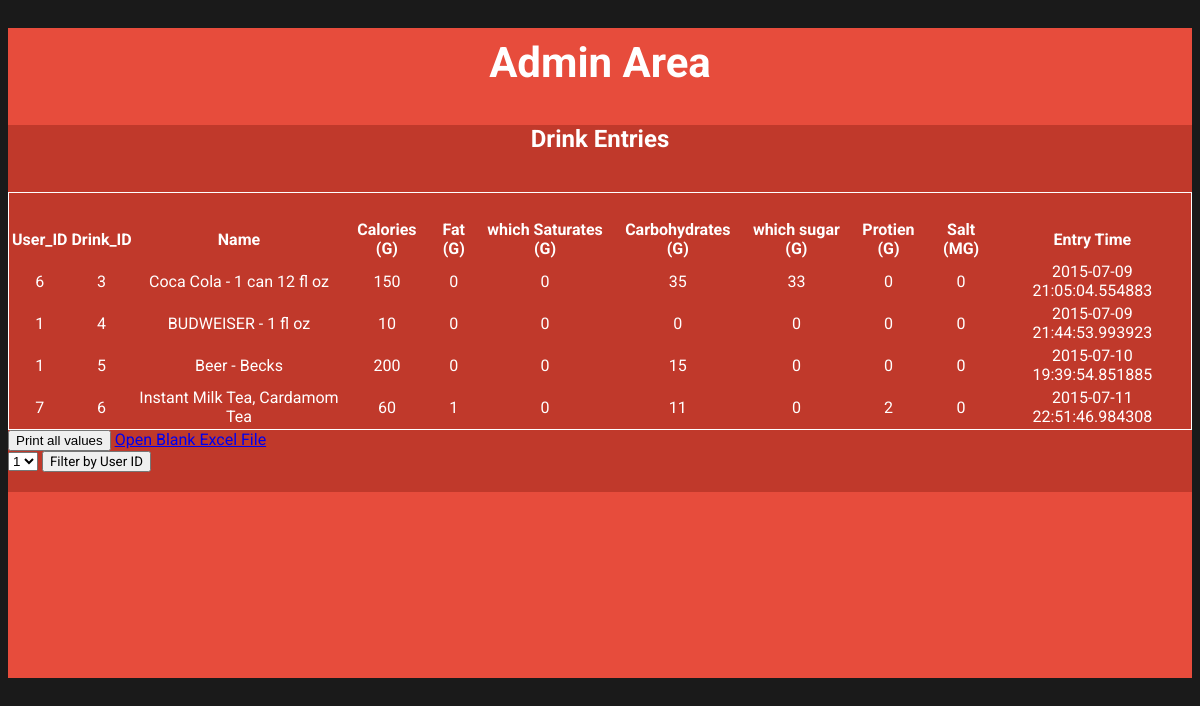
The page /nutritiondiary/admin_area/drinklog.php (signed in) on the database its author committed.
### tables this page shows
CREATE TABLE IF NOT EXISTS `drinkentry` (
`drink_id` int(10) NOT NULL,
  `user_id` int(10) NOT NULL,
  `drink` text NOT NULL,
  `d_calories` int(100) NOT NULL,
  `d_fat` int(100) NOT NULL,
  `d_fatsat` int(100) NOT NULL,
  `d_carb` int(100) NOT NULL,
  `d_carbsug` int(100) NOT NULL,
  `d_protien` int(100) NOT NULL,
  `d_salt` int(100) NOT NULL,
  `entry_time` timestamp(6) NOT NULL DEFAULT CURRENT_TIMESTAMP(6) ON UPDATE CURRENT_TIMESTAMP(6)
);

### nutritiondiary/admin_area/drinklog.php (the view, shortened to what this page needs)
<!DOCTYPE html>
<?php
if(!isset($_SESSION['user_email'])){
  echo "<script>window.open('admin_login.php?login_required','_self')</script>";
}
else{
?>
<html lang="en">
<head>
  <link rel="stylesheet" href="css/index.css" />
</head>
<body>
  <div class="container">
    <div class="flat-form">
      <div class="header">
          <h1>Admin Area</h1>
            </div>
 <div class="block">
            <h2 align= "center">Drink Entries</h2><br>
                        <table align="center" width="650px" >
    <tr>
      <td colspan="8"><h2 align="center"></h2></td>
    </tr>
      <tr>
      <th>User_ID</th>
      <th>Drink_ID</th>
      <th>Name</th>
      <th>Calories (G)</th>
      <th>Fat (G)</th>
      <th>which Saturates (G)</th>
      <th>Carbohydrates (G)</th>
      <th>which sugar (G)</th>
      <th>Protien (G)</th>
      <th>Salt (MG)</th>
      <th>Entry Time</th>
    </tr>
    <?php
    include("connect/db.php");
    $get = "select * from drinkentry";
    $run = mysqli_query($con,$get);
    while ($row_order=mysqli_fetch_array($run)){
      $user_id = $row_order['user_id'];
      $food_id = $row_order['drink_id'];
      $food = $row_order['drink'];
      $f_calories = $row_order['d_calories'];
      $f_fat = $row_order['d_fat'];
      $f_fatsat = $row_order['d_fatsat'];
      $f_carb = $row_order['d_carb'];
      $f_carbsug = $row_order['d_carbsug'];
      $f_protien = $row_order['d_protien'];
      $f_salt = $row_order['d_salt'];
      $entry_time = $row_order['entry_time'];
    ?>
    <tr align="center">
      <td><?php echo $user_id;?></td>
      <td><?php echo $food_id;?></td>
      <td><?php echo $food;?></td>
      <td><?php echo $f_calories;?></td>
      <td><?php echo $f_fat;?></td>
      <td><?php echo $f_fatsat;?></td>
      <td><?php echo $f_carb;?></td>
      <td><?php echo $f_carbsug;?></td>
      <td><?php echo $f_protien;?></td>
      <td><?php echo $f_salt;?></td>
      <td><?php echo $entry_time;?></td>
    </tr>
    <?php }?>
    </table>
    <input type="submit" name="print" id="print" value="Print all values" onClick="window.print()">
     <a href= "excel.xlsx">Open Blank Excel File</a>
     <form method="get" action="filter_drink.php" enctype+"multipart/form-data">
     <select name="user_query">
<?php
  $sql = "SELECT user_id FROM user GROUP BY user_id;";
  $result = mysqli_query($con,$sql);
    $num_results = mysqli_num_rows($result);
    for ($i=0;$i<$num_results;$i++) {
      $row = mysqli_fetch_array($result);
      $name = $row['user_id'];
      echo '<option value="' .$name. '">' .$name. '</option>';
    }
?>
</select>
<input type="submit"  name="search"  value="Filter by User ID" />
                        </form>
        </div>
    </div>
  </div>
</body>
<?php } ?>
</html>

### nutritiondiary/admin_area/css/index.css (style rules this page uses)
body { background: #1a1a1a; color: white; font-family: 'Roboto'; }
.header h1 { font-size: 42px; padding-bottom: 10px; text-align: center; padding-top: 10px; }
.flat-form { background: #e74c3c; margin: 25px auto; width: ; height: 650px; position: relative; font-family: 'Roboto'; }
.block { background: #c0392b; padding-bottom: 20px; }
table { width: 100%; text-align: center; border: 1px solid white; }
form { padding-right: 20px !important; }
form input[type=text], form input[type=password], form input[type=submit] { font-family: 'Roboto'; }

### rows shown on the page
drinkentry: user "6", drink_id "3", drink "Coca Cola - 1 can 12 fl oz", d_calories "150", d_fat "0", d_fatsat "0", d_carb "35", d_carbsug "33", d_protien "0", d_salt "0", entry_time "2015-07-09 21:05:04.554883"
drinkentry: user "1", drink_id "4", drink "BUDWEISER - 1 fl oz", d_calories "10", d_fat "0", d_fatsat "0", d_carb "0", d_carbsug "0", d_protien "0", d_salt "0", entry_time "2015-07-09 21:44:53.993923"
drinkentry: user "1", drink_id "5", drink "Beer - Becks", d_calories "200", d_fat "0", d_fatsat "0", d_carb "15", d_carbsug "0", d_protien "0", d_salt "0", entry_time "2015-07-10 19:39:54.851885"
drinkentry: user "7", drink_id "6", drink "Instant Milk Tea, Cardamom Tea", d_calories "60", d_fat "1", d_fatsat "0", d_carb "11", d_carbsug "0", d_protien "2", d_salt "0", entry_time "2015-07-11 22:51:46.984308"

### other values the page prints
form field user_query "1"
